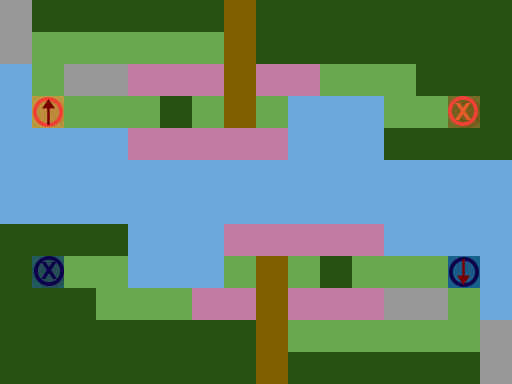

This game map was drawn from its Tiled (.tmx) file and the tilesets committed beside it. A one-line description and the full map source follow:
An orthogonal 16x12 tile map with 32x32 px tiles, 3 tile layers (Ground, Obstacles, Objects), 1 hidden layer not drawn.

<map version="1.0" orientation="orthogonal" renderorder="right-down" width="16" height="12" tilewidth="32" tileheight="32" nextobjectid="1">
 <tileset firstgid="1" name="TilesetPlaceholder" tilewidth="32" tileheight="32" tilecount="240" columns="10">
  <image source="../../Tileset.png" width="320" height="768" />
 </tileset>
 <layer name="Ground" width="16" height="12">
  <data encoding="csv">
1,1,1,1,1,1,1,1,1,1,1,1,1,1,1,1,
1,1,1,1,1,1,1,1,1,1,1,1,1,1,1,1,
5,1,1,1,3,3,3,3,3,3,1,1,1,1,1,1,
5,1,1,1,1,1,1,1,1,5,5,5,1,1,1,1,
5,5,5,5,3,3,3,3,3,5,5,5,1,1,1,1,
5,5,5,5,5,5,5,5,5,5,5,5,5,5,5,5,
5,5,5,5,5,5,5,5,5,5,5,5,5,5,5,5,
1,1,1,1,5,5,5,3,3,3,3,3,5,5,5,5,
1,1,1,1,5,5,5,1,1,1,1,1,1,1,1,5,
1,1,1,1,1,1,3,3,3,3,3,3,1,1,1,5,
1,1,1,1,1,1,1,1,1,1,1,1,1,1,1,1,
1,1,1,1,1,1,1,1,1,1,1,1,1,1,1,1
</data>
 </layer>
 <layer name="Obstacles" width="16" height="12">
  <data encoding="csv">
43,42,42,42,42,42,42,41,42,42,42,42,42,42,42,42,
43,0,0,0,0,0,0,41,42,42,42,42,42,42,42,42,
0,0,43,43,0,0,0,41,0,0,0,0,0,42,42,42,
0,0,0,0,0,42,0,41,0,0,0,0,0,0,0,42,
0,0,0,0,0,0,0,0,0,0,0,0,42,42,42,42,
0,0,0,0,0,0,0,0,0,0,0,0,0,0,0,0,
0,0,0,0,0,0,0,0,0,0,0,0,0,0,0,0,
42,42,42,42,0,0,0,0,0,0,0,0,0,0,0,0,
42,0,0,0,0,0,0,0,41,0,42,0,0,0,0,0,
42,42,42,0,0,0,0,0,41,0,0,0,43,43,0,0,
42,42,42,42,42,42,42,42,41,0,0,0,0,0,0,43,
42,42,42,42,42,42,42,42,41,42,42,42,42,42,42,43
</data>
 </layer>
 <layer name="Objects" width="16" height="12">
  <data encoding="csv">
0,0,0,0,0,0,0,0,0,0,0,0,0,0,0,0,
0,0,0,0,0,0,0,0,0,0,0,0,0,0,0,0,
0,0,0,0,0,0,0,0,0,0,0,0,0,0,0,0,
0,81,0,0,0,0,0,0,0,0,0,0,0,0,181,0,
0,0,0,0,0,0,0,0,0,0,0,0,0,0,0,0,
0,0,0,0,0,0,0,0,0,0,0,0,0,0,0,0,
0,0,0,0,0,0,0,0,0,0,0,0,0,0,0,0,
0,0,0,0,0,0,0,0,0,0,0,0,0,0,0,0,
0,182,0,0,0,0,0,0,0,0,0,0,0,0,3221225554,0,
0,0,0,0,0,0,0,0,0,0,0,0,0,0,0,0,
0,0,0,0,0,0,0,0,0,0,0,0,0,0,0,0,
0,0,0,0,0,0,0,0,0,0,0,0,0,0,0,0
</data>
 </layer>
 <layer name="Solution" width="16" height="12" visible="0">
  <data encoding="csv">
0,0,0,0,0,0,0,0,0,0,0,0,0,0,0,0,
0,222,222,222,222,0,0,0,0,0,0,0,0,0,0,0,
0,222,0,0,222,0,0,0,222,222,222,222,222,0,0,0,
0,221,0,0,222,0,0,0,222,0,0,0,222,223,0,0,
0,0,0,0,222,222,222,222,222,0,0,0,0,0,0,0,
0,0,0,0,0,0,0,0,0,0,0,0,0,0,0,0,
0,0,0,0,0,0,0,0,0,0,0,0,0,0,0,0,
0,0,0,0,0,0,0,232,232,232,232,232,0,0,0,0,
0,0,233,232,0,0,0,232,0,0,0,232,0,0,0,0,
0,0,0,232,232,232,232,232,0,0,0,232,0,0,231,0,
0,0,0,0,0,0,0,0,0,0,0,232,232,232,232,0,
0,0,0,0,0,0,0,0,0,0,0,0,0,0,0,0
</data>
 </layer>
</map>
